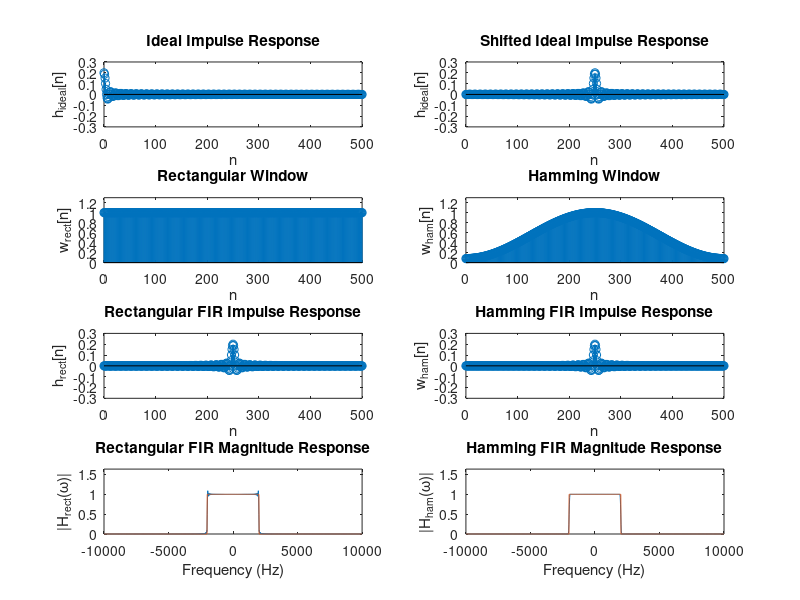

This figure's MATLAB source: (Note: this script raises an error after producing the figure.)
%% Compute
% This script can actually be used nicely to check out LP FIR filters at
% arbitrary fc using rect- and ham- windowed FIR filters of arbitrary
% length

fc = 2e3; Fs = 20e3; T = 1/Fs;
Lh = 501; L = Lh-1;

hc_ideal = @(t) 2*fc*sinc(2*fc*t);
h_ideal = @(n) T*hc_ideal(n*T);

w_rect = @(n) (n>=0 & n<=L);
w_ham = @(n) (0.54 - 0.46*cos(2*pi*n/L)).*w_rect(n);

% n = -L-1:L+1;
n = 0:L;
h_rect = h_ideal(n-(L/2)).*w_rect(n);
h_ham = h_ideal(n-(L/2)).*w_ham(n);

Om = linspace(-pi,pi,1001); f = Om/(2*pi*T);
Hrec = polyval(h_rect,exp(1j*Om)).*exp(-1j*L*Om);
Hham = polyval(h_ham,exp(1j*Om)).*exp(-1j*L*Om);
rect = @(t,tau) (t>=(-tau/2) & t<=(tau/2));
wc = 2*pi*fc; Om_c = wc*T;
Hideal = rect(Om,2*Om_c);


%% Plot
subplot(4,2,1);
stem(n,h_ideal(n)); xlabel('n'); ylabel('h_{ideal}[n]'); title('Ideal Impulse Response');
m = max(h_ideal(n));
ylim([-1.5*m,1.5*m]); %grid on;
subplot(4,2,2);
stem(n,h_ideal(n-(L/2))); xlabel('n'); ylabel('h_{ideal}[n]'); title('Shifted Ideal Impulse Response');
ylim([-1.5*m,1.5*m]); %grid on;

subplot(4,2,3);
stem(n,w_rect(n)); xlabel('n'); ylabel('w_{rect}[n]'); title('Rectangular Window');
ylim([0,1.3]);%grid on;
subplot(4,2,4);
stem(n,w_ham(n)); xlabel('n'); ylabel('w_{ham}[n]'); title('Hamming Window');
ylim([0,1.3]);%grid on;

subplot(4,2,5);
stem(n,h_rect); xlabel('n'); ylabel('h_{rect}[n]'); title('Rectangular FIR Impulse Response');
ylim([-1.5*m,1.5*m]); %grid on;
subplot(4,2,6);
stem(n,h_ham); xlabel('n'); ylabel('w_{ham}[n]'); title('Hamming FIR Impulse Response');
ylim([-1.5*m,1.5*m]); %grid on;

subplot(4,2,7);
plot(f,abs(Hrec),f,abs(Hideal)); xlabel('Frequency (Hz)'); ylabel('|H_{rect}(\omega)|'); title('Rectangular FIR Magnitude Response');
m2 = max(abs([Hrec,Hideal]));
ylim([0,1.5*m2]);
subplot(4,2,8);
plot(f,abs(Hham),f,abs(Hideal)); xlabel('Frequency (Hz)'); ylabel('|H_{ham}(\omega)|'); title('Hamming FIR Magnitude Response');
m2 = max(abs([Hrec,Hideal]));
ylim([0,1.5*m2]);



%% Now output the H array
h = h_ham;
getHcoeff(L,h);
